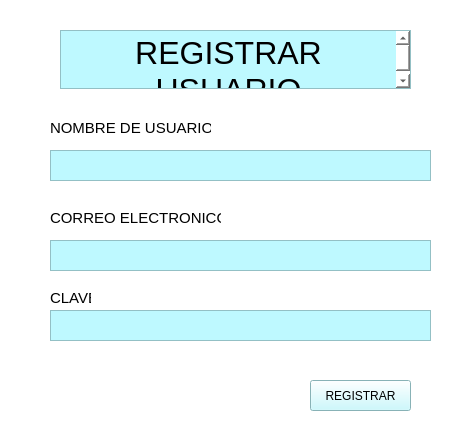
<?xml version="1.0" encoding="UTF-8"?>
<ui version="4.0">
 <class>win_registrar</class>
 <widget class="QWidget" name="win_registrar">
  <property name="enabled">
   <bool>true</bool>
  </property>
  <property name="geometry">
   <rect>
    <x>0</x>
    <y>0</y>
    <width>468</width>
    <height>443</height>
   </rect>
  </property>
  <property name="mouseTracking">
   <bool>true</bool>
  </property>
  <property name="tabletTracking">
   <bool>true</bool>
  </property>
  <property name="windowTitle">
   <string>win_registrar</string>
  </property>
  <property name="styleSheet">
   <string notr="true">background-color: rgb(255, 255, 255);</string>
  </property>
  <widget class="QPushButton" name="btn_registrar">
   <property name="geometry">
    <rect>
     <x>310</x>
     <y>380</y>
     <width>101</width>
     <height>31</height>
    </rect>
   </property>
   <property name="styleSheet">
    <string notr="true">background-color:rgb(190, 249, 255)
</string>
   </property>
   <property name="text">
    <string>REGISTRAR</string>
   </property>
  </widget>
  <widget class="QTextBrowser" name="text_registrar_usuario">
   <property name="geometry">
    <rect>
     <x>60</x>
     <y>30</y>
     <width>351</width>
     <height>59</height>
    </rect>
   </property>
   <property name="font">
    <font>
     <pointsize>36</pointsize>
    </font>
   </property>
   <property name="layoutDirection">
    <enum>Qt::LeftToRight</enum>
   </property>
   <property name="styleSheet">
    <string notr="true">background-color:rgb(190, 249, 255)
</string>
   </property>
   <property name="html">
    <string>&lt;!DOCTYPE HTML PUBLIC &quot;-//W3C//DTD HTML 4.0//EN&quot; &quot;http://www.w3.org/TR/REC-html40/strict.dtd&quot;&gt;
&lt;html&gt;&lt;head&gt;&lt;meta name=&quot;qrichtext&quot; content=&quot;1&quot; /&gt;&lt;style type=&quot;text/css&quot;&gt;
p, li { white-space: pre-wrap; }
&lt;/style&gt;&lt;/head&gt;&lt;body style=&quot; font-family:'MS Shell Dlg 2'; font-size:36pt; font-weight:400; font-style:normal;&quot;&gt;
&lt;p align=&quot;center&quot; style=&quot; margin-top:0px; margin-bottom:0px; margin-left:0px; margin-right:0px; -qt-block-indent:0; text-indent:0px;&quot;&gt;&lt;span style=&quot; font-size:24pt; color:#000000;&quot;&gt;REGISTRAR USUARIO&lt;/span&gt;&lt;/p&gt;&lt;/body&gt;&lt;/html&gt;</string>
   </property>
  </widget>
  <widget class="QTextEdit" name="txt_nombre_usuario">
   <property name="geometry">
    <rect>
     <x>50</x>
     <y>150</y>
     <width>381</width>
     <height>31</height>
    </rect>
   </property>
   <property name="styleSheet">
    <string notr="true">background-color:rgb(190, 249, 255)
</string>
   </property>
   <property name="html">
    <string>&lt;!DOCTYPE HTML PUBLIC &quot;-//W3C//DTD HTML 4.0//EN&quot; &quot;http://www.w3.org/TR/REC-html40/strict.dtd&quot;&gt;
&lt;html&gt;&lt;head&gt;&lt;meta name=&quot;qrichtext&quot; content=&quot;1&quot; /&gt;&lt;style type=&quot;text/css&quot;&gt;
p, li { white-space: pre-wrap; }
&lt;/style&gt;&lt;/head&gt;&lt;body style=&quot; font-family:'MS Shell Dlg 2'; font-size:8.25pt; font-weight:400; font-style:normal;&quot;&gt;
&lt;p align=&quot;center&quot; style=&quot;-qt-paragraph-type:empty; margin-top:0px; margin-bottom:0px; margin-left:0px; margin-right:0px; -qt-block-indent:0; text-indent:0px;&quot;&gt;&lt;br /&gt;&lt;/p&gt;&lt;/body&gt;&lt;/html&gt;</string>
   </property>
  </widget>
  <widget class="QTextEdit" name="txt_correo">
   <property name="geometry">
    <rect>
     <x>50</x>
     <y>240</y>
     <width>381</width>
     <height>31</height>
    </rect>
   </property>
   <property name="styleSheet">
    <string notr="true">background-color:rgb(190, 249, 255)
</string>
   </property>
   <property name="html">
    <string>&lt;!DOCTYPE HTML PUBLIC &quot;-//W3C//DTD HTML 4.0//EN&quot; &quot;http://www.w3.org/TR/REC-html40/strict.dtd&quot;&gt;
&lt;html&gt;&lt;head&gt;&lt;meta name=&quot;qrichtext&quot; content=&quot;1&quot; /&gt;&lt;style type=&quot;text/css&quot;&gt;
p, li { white-space: pre-wrap; }
&lt;/style&gt;&lt;/head&gt;&lt;body style=&quot; font-family:'MS Shell Dlg 2'; font-size:8.25pt; font-weight:400; font-style:normal;&quot;&gt;
&lt;p align=&quot;center&quot; style=&quot;-qt-paragraph-type:empty; margin-top:0px; margin-bottom:0px; margin-left:0px; margin-right:0px; -qt-block-indent:0; text-indent:0px;&quot;&gt;&lt;br /&gt;&lt;/p&gt;&lt;/body&gt;&lt;/html&gt;</string>
   </property>
  </widget>
  <widget class="QTextEdit" name="txt_clave">
   <property name="geometry">
    <rect>
     <x>50</x>
     <y>310</y>
     <width>381</width>
     <height>31</height>
    </rect>
   </property>
   <property name="styleSheet">
    <string notr="true">background-color:rgb(190, 249, 255)
</string>
   </property>
   <property name="html">
    <string>&lt;!DOCTYPE HTML PUBLIC &quot;-//W3C//DTD HTML 4.0//EN&quot; &quot;http://www.w3.org/TR/REC-html40/strict.dtd&quot;&gt;
&lt;html&gt;&lt;head&gt;&lt;meta name=&quot;qrichtext&quot; content=&quot;1&quot; /&gt;&lt;style type=&quot;text/css&quot;&gt;
p, li { white-space: pre-wrap; }
&lt;/style&gt;&lt;/head&gt;&lt;body style=&quot; font-family:'MS Shell Dlg 2'; font-size:8.25pt; font-weight:400; font-style:normal;&quot;&gt;
&lt;p align=&quot;center&quot; style=&quot;-qt-paragraph-type:empty; margin-top:0px; margin-bottom:0px; margin-left:0px; margin-right:0px; -qt-block-indent:0; text-indent:0px;&quot;&gt;&lt;br /&gt;&lt;/p&gt;&lt;/body&gt;&lt;/html&gt;</string>
   </property>
  </widget>
  <widget class="QLabel" name="lb_clave">
   <property name="geometry">
    <rect>
     <x>50</x>
     <y>290</y>
     <width>41</width>
     <height>16</height>
    </rect>
   </property>
   <property name="font">
    <font>
     <pointsize>11</pointsize>
    </font>
   </property>
   <property name="text">
    <string>CLAVE:</string>
   </property>
  </widget>
  <widget class="QLabel" name="lb_correo">
   <property name="geometry">
    <rect>
     <x>50</x>
     <y>210</y>
     <width>171</width>
     <height>16</height>
    </rect>
   </property>
   <property name="font">
    <font>
     <pointsize>11</pointsize>
    </font>
   </property>
   <property name="text">
    <string>CORREO ELECTRONICO:</string>
   </property>
  </widget>
  <widget class="QLabel" name="lb_nom_usuario">
   <property name="geometry">
    <rect>
     <x>50</x>
     <y>120</y>
     <width>161</width>
     <height>16</height>
    </rect>
   </property>
   <property name="font">
    <font>
     <pointsize>11</pointsize>
    </font>
   </property>
   <property name="text">
    <string>NOMBRE DE USUARIO:</string>
   </property>
  </widget>
 </widget>
 <resources/>
 <connections/>
</ui>
